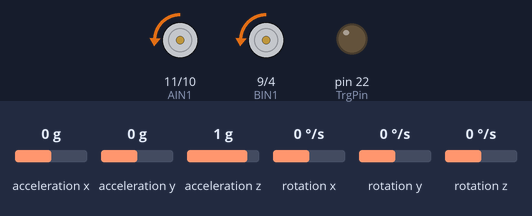
The sketch below on a simulated Arduino Mega 2560, built for the host (arithmetic inside an expression is 32-bit, double 64-bit). Shown: motor-driver pin pairs drawn as motors (green arrow = first pin HIGH = forward, orange = second pin HIGH = backward, longer = more drive, scaled by the enable pin), output pins drawn as LEDs (lit = HIGH). The inputs (shaded band) are chosen by the test bench; at power-on: acceleration y 0 g, rotation x 0 °/s, acceleration x 0 g, acceleration z 1 g, rotation y 0 °/s, rotation z 0 °/s.

Above: at 2.3 s.
2.4 s: acceleration y set to -1.4 g
At 3.5 s:
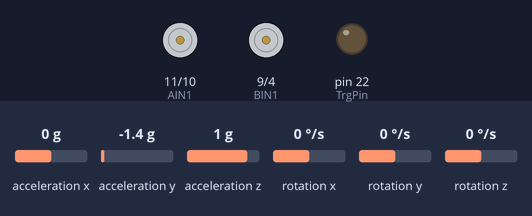
4.0 s: acceleration y set to 0 g
7.0 s: rotation x set to -192 °/s
10.0 s: rotation x set to -100 °/s
13.0 s: rotation x set to 0 °/s
16.0 s: rotation x set to 100 °/s
At 23.0 s:
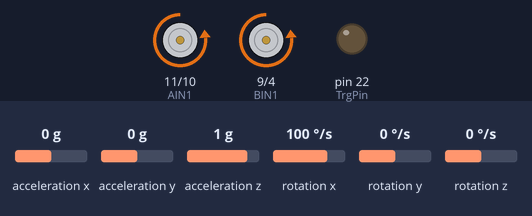
Timing chart, 0 to 23.3 s (numbered marks = the images above; inputs shaded):
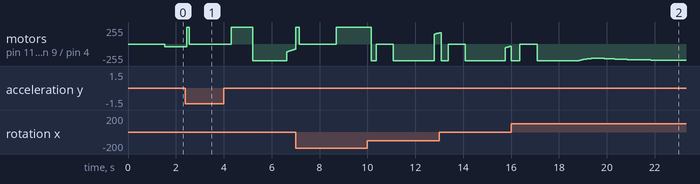

The sketch:

baco.ino
```cpp
#include "I2Cdev.h"  //I2C协议库
#include "Wire.h"    //服务于I2C通信
#include "MPU6050.h" //MPU6050库文件

#include <MsTimer2.h> //定时中断

#define AIN1 11 //TB6612FNG驱动模块控制信号 共6个
#define AIN2 10
#define BIN1 9
#define BIN2 4
#define PWMA 5
#define PWMB 6 // 11号脚是废的

#define ENC_A_A 2  //编码器采集引脚 每路2个 共4个 ENCODER_L
#define ENC_A_B 12 //DIRECTION_L
#define ENC_B_A 3  //ENCODER_R
#define ENC_B_B 8  //DIRECTION_R

#define TrgPin 22 // 超声波触发引脚
#define EcoPin 23// 超声波接受引脚

double dist = 0;

MPU6050 mpu6050;        //实例化一个 MPU6050 对象，对象名称为 mpu6050

int16_t ax, ay, az, gx, gy, gz; //MPU6050的三轴加速度和三轴陀螺仪（角速度）数据

/******* 标志量 *********/
int flag_front, flag_back;
int isFollow = 1;

/***********************/


/******* PID 参数 *********/
double Balance_Kp = 25, Balance_Kd = 2; // 直立PD
double Balance_target = -2;
double Velocity_Kp = 0, Velocity_Ki = 0;
double rpmA, rpmB;
int Velocity_dt = 0;
double Gyro_x_bias = 4;
/*************************/

/***************下面是卡尔曼滤波相关变量***************/
float K1 = 0.05; // 对加速度计取值的权重
float Q_angle = 0.001, Q_gyro = 0.005;
float R_angle = 0.5, C_0 = 1;
float dt = 0.005; //注意：dt的取值为滤波器采样时间 5ms


int Balance_Pwm, Velocity_Pwm; //直立 速度 转向环的PWM
int Motor1, Motor2; //电机叠加之后的PWM
float Anglex, Gryox; // MPU6050参量

int countA = 0, countB = 0;

class KalmanFilter
{
public:
    void FirstOrderFilter(float angle_m, float gyro_m, float dt, float K1);
    void Kalman_Filter(double angle_m, double gyro_m, float dt, float Q_angle, float Q_gyro, float R_angle, float C_0);
    void Angletest(int16_t ax, int16_t ay, int16_t az, int16_t gx, int16_t gy, int16_t gz, float dt, float Q_angle, float Q_gyro,
                   float R_angle, float C_0, float K1);
    float Gyro_x, Gyro_y, Gyro_z;
    float accelz = 0;
    float angle;
    float angle6;

private:
    float angle_err, q_bias;
    float Pdot[4] = {0, 0, 0, 0};
    float P[2][2] = {{1, 0}, {0, 1}};
    float PCt_0, PCt_1, E, K_0, K_1, t_0, t_1;
    float angle_dot;
};

KalmanFilter KalFilter; //实例化一个卡尔曼滤波器对象，对象名称为 KalFilter

void KalmanFilter::FirstOrderFilter(float angle_m, float gyro_m, float dt, float K1)
{
    angle6 = K1 * angle_m + (1 - K1) * (angle6 + gyro_m * dt);
}

void KalmanFilter::Kalman_Filter(double angle_m, double gyro_m, float dt, float Q_angle, float Q_gyro, float R_angle, float C_0)
{
    angle += (gyro_m - q_bias) * dt;
    angle_err = angle_m - angle;
    Pdot[0] = Q_angle - P[0][1] - P[1][0];
    Pdot[1] = -P[1][1];
    Pdot[2] = -P[1][1];
    Pdot[3] = Q_gyro;
    P[0][0] += Pdot[0] * dt;
    P[0][1] += Pdot[1] * dt;
    P[1][0] += Pdot[2] * dt;
    P[1][1] += Pdot[3] * dt;
    PCt_0 = C_0 * P[0][0];
    PCt_1 = C_0 * P[1][0];
    E = R_angle + C_0 * PCt_0;
    K_0 = PCt_0 / E;
    K_1 = PCt_1 / E;
    t_0 = PCt_0;
    t_1 = C_0 * P[0][1];
    P[0][0] -= K_0 * t_0;
    P[0][1] -= K_0 * t_1;
    P[1][0] -= K_1 * t_0;
    P[1][1] -= K_1 * t_1;
    angle += K_0 * angle_err; //最优角度
    q_bias += K_1 * angle_err;
    angle_dot = gyro_m - q_bias; //最优角速度
}

void KalmanFilter::Angletest(int16_t ax, int16_t ay, int16_t az, int16_t gx, int16_t gy, int16_t gz, float dt, float Q_angle, float Q_gyro,
                             float R_angle, float C_0, float K1)
{
    // int flag;
    // 平衡参数
    float Angle = atan2(ay, az) * 57.3;                              //角度计算公式,Angle:一阶互补滤波计算出的小车最终倾斜角度
    Gyro_x = (gx - 128.1) / 131;                                     //角度转换
    Kalman_Filter(Angle, Gyro_x, dt, Q_angle, Q_gyro, R_angle, C_0); //卡曼滤波
    //旋转角度Z轴参数
    if (gz > 32768)
        gz -= 65536;    //强制转换2g  1g
    Gyro_z = -gz / 131; //Z轴参数转换
    accelz = az / 16.4;
    float angleAx = atan2(ax, az) * 180 / PI;  //计算与x轴夹角
    Gyro_y = -gy / 131.00;                     //计算角速度
    FirstOrderFilter(angleAx, Gyro_y, dt, K1); //一阶滤波
}

void GetDistance()
{
    digitalWrite(TrgPin, LOW);
    delayMicroseconds(8);
    digitalWrite(TrgPin, HIGH);
    delayMicroseconds(10);
    digitalWrite(TrgPin, LOW);
    dist = pulseIn(EcoPin, HIGH)/58.00;
}

void Follow()
{
    GetDistance();
    int target_lenth = 20;
    int bias = 5;
    if(isFollow)
    {
        if(dist >= 0 && dist > target_lenth - bias && dist < target_lenth + bias)
            flag_front = 0, flag_back = 0;
        else if(dist >= 0 && dist <= target_lenth - bias)
            flag_front = 0, flag_back = 1;
        else if(dist >= 0 && dist >= target_lenth + bias)
            flag_front = 1, flag_back = 0;
  }
}

int balance(float Angle, float Gyro)
{
    float Bias;
    int balance;
    Bias = Angle - Balance_target;                           //===求出平衡的角度中值 和机械相关
    balance = Balance_Kp * Bias + (Gyro-Gyro_x_bias) * Balance_Kd; //===计算平衡控制的电机PWM  PD控制   kp是P系数 kd是D系数; 15 ,0.4
    return balance;
}

int velocity(float rpmA, float rpmB)
{
    static float integral;
    float target_velocity = 0;
    if(flag_front) target_velocity = 100;
    else if(flag_back) target_velocity = -100;
    float err = target_velocity - (rpmA + rpmB) / 2;
    integral += err * 50;
    double Velocity = Velocity_Kp * err + Velocity_Ki * integral;
    double output = constrain(Velocity, 0, 255);
    return output;
}

void Set_Pwm(int moto1, int moto2)
{
    if (moto1 > 0)
    {
        digitalWrite(AIN1, LOW);
        digitalWrite(AIN2, HIGH);
    } //TB6612的电平控制
    else
    {
        digitalWrite(AIN1, HIGH);
        digitalWrite(AIN2, LOW);
    }                              //TB6612的电平控制
    analogWrite(PWMA, abs(moto1)); //赋值给PWM寄存器

    if (moto2 < 0)
    {
        digitalWrite(BIN1, HIGH);
        digitalWrite(BIN2, LOW);
    } //TB6612的电平控制
    else
    {
        digitalWrite(BIN1, LOW);
        digitalWrite(BIN2, HIGH);
    }                              //TB6612的电平控制
    analogWrite(PWMB, abs(moto2)); //赋值给PWM寄存器
}

void constrain_Pwm(void)
{
    int Amplitude = 250; //===PWM满幅是255 限制在250
    if (Motor1 < -Amplitude)
        Motor1 = -Amplitude;
    if (Motor1 > Amplitude)
        Motor1 = Amplitude;
    if (Motor2 < -Amplitude)
        Motor2 = -Amplitude;
    if (Motor2 > Amplitude)
        Motor2 = Amplitude;
}

void control()
{
    sei(); //全局中断开启

    mpu6050.getMotion6(&ax, &ay, &az, &gx, &gy, &gz);                                   //获取MPU6050陀螺仪和加速度计的数据
    KalFilter.Angletest(ax, ay, az, gx, gy, gz, dt, Q_angle, Q_gyro, R_angle, C_0, K1); //通过卡尔曼滤波获取角度
    Anglex = KalFilter.angle;
    Gryox= KalFilter.Gyro_x;

    //直立PD控制 控制周期5ms
    Balance_Pwm = balance(Anglex, Gryox);

    //速度PI控制，控制周期50ms
//    if(++Velocity_dt == 50)
//    {
//        rpmA = (double)countA * 20 * 60 / 260;
//        rpmB = (double)countB * 20 * 60 / 260;
//        countA = 0, countB = 0;
//        Velocity_Pwm = velocity(rpmA, rpmB);
//        Velocity_dt = 0;
//    }

    if(flag_front)
        Velocity_Pwm = 100;
    if(flag_back)
        Velocity_Pwm = -100;

    // 两环融合
    Motor1 = Balance_Pwm - Velocity_Pwm; //直立速度环的叠加
    Motor2 = Balance_Pwm - Velocity_Pwm; //直立速度环的叠加
    constrain_Pwm();      //限幅

    // 角度保护
    if (KalFilter.angle > 30 || KalFilter.angle < -30)
        Motor1 = 0, Motor2 = 0;

    Set_Pwm(Motor1, Motor2); //如果不存在异常，赋值给PWM寄存器控制电机
}

void CodeA()
{
    if(digitalRead(ENC_A_A) == LOW)
    {
        if(digitalRead(ENC_A_B) == LOW)
            countA++;
        if(digitalRead(ENC_A_B) == HIGH)
            countA--;
    }
}

void CodeB()
{
    if(digitalRead(ENC_B_A) == LOW)
    {
        if(digitalRead(ENC_B_B) == LOW)
            countB++;
        if(digitalRead(ENC_B_B) == HIGH)
            countB--;
    }
}

void setup()
{
    // put your setup code here, to run once:
    Serial.begin(9600);      //开启串口，设置波特率为 9600
    Wire.begin();            //加入 IIC 总线
    delay(1500);             //延时等待初始化完成
    mpu6050.initialize(); //初始化MPU6050
    delay(20);
    pinMode(AIN1, OUTPUT); //TB6612控制引脚，控制电机1的方向，01为正转，10为反转
    pinMode(AIN2, OUTPUT); //TB6612控制引脚，
    pinMode(BIN1, OUTPUT); //TB6612控制引脚，控制电机2的方向，01为正转，10为反转
    pinMode(BIN2, OUTPUT); //TB6612控制引脚，
    pinMode(PWMA, OUTPUT); //TB6612控制引脚，电机PWM
    pinMode(PWMB, OUTPUT); //TB6612控制引脚，电机PWM
    pinMode(TrgPin, OUTPUT); // 超声波触发引脚
    pinMode(EcoPin, INPUT); // 超声波接受引脚

    digitalWrite(AIN1, 0); //TB6612控制引脚拉低
    digitalWrite(AIN2, 0); //TB6612控制引脚拉低
    digitalWrite(BIN1, 0); //TB6612控制引脚拉低
    digitalWrite(BIN2, 0); //TB6612控制引脚拉低
    analogWrite(PWMA, 0);  //TB6612控制引脚拉低
    analogWrite(PWMB, 0);  //TB6612控制引脚拉低

    pinMode(ENC_A_A, INPUT); //编码器引脚
    pinMode(ENC_A_B, INPUT); //编码器引脚
    pinMode(ENC_B_A, INPUT); //编码器引脚
    pinMode(ENC_B_B, INPUT); //编码器引脚

//    attachInterrupt(0, CodeA, FALLING);
//    attachInterrupt(1, CodeB, FALLING);

    MsTimer2::set(1, control); //使用Timer2设置5ms定时器中断，
    MsTimer2::start();         //使用中断使能，Timer2开始计时，每5ms进入一次中断程序control
    delay(2000);
}

void loop()
{
    Follow();
}
```

Measured:
- after the input at 2.4 s, motor on pin 11 (AIN1) / pin 10 (AIN2), motor on pin 9 (BIN1) / pin 4 (BIN2): backward 39/255 → forward 250/255 after 0.06 s, → stopped 0.11 s later
